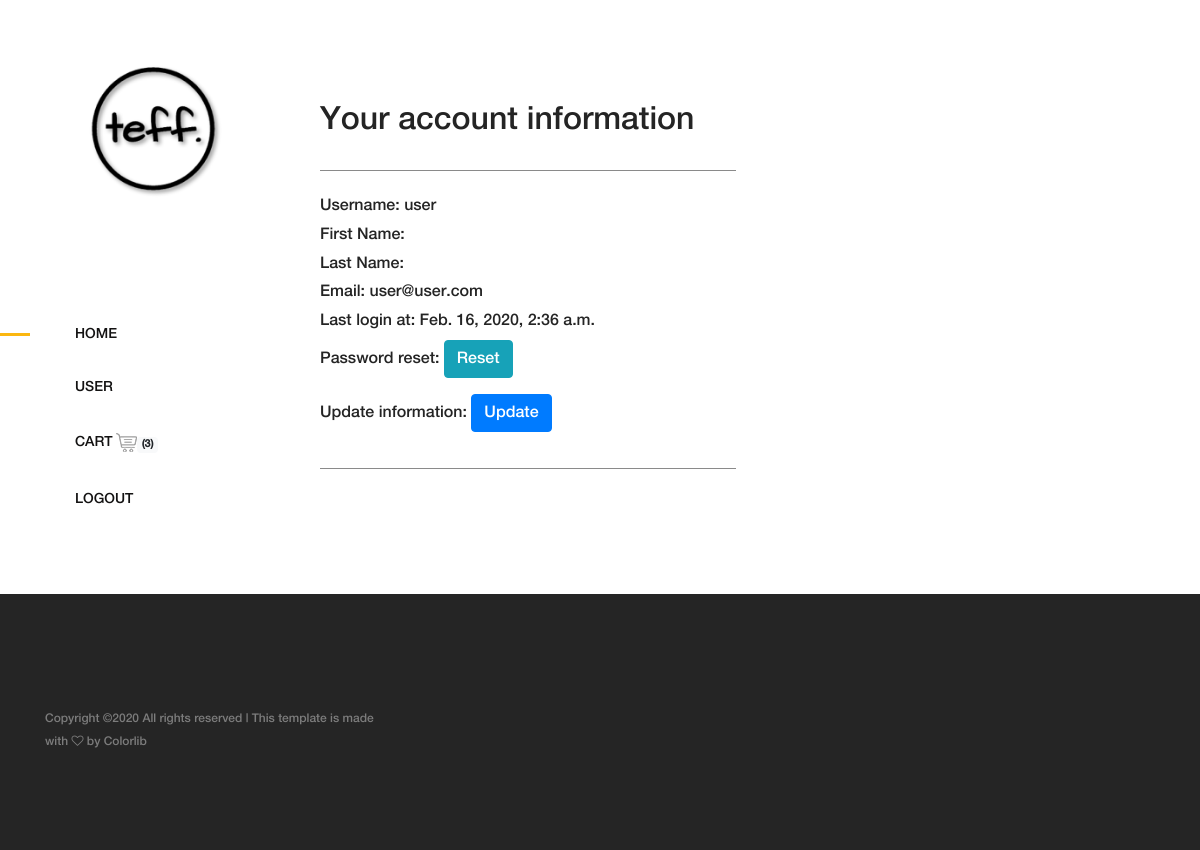
Before: /account/profile/ (signed in) with the older database file.
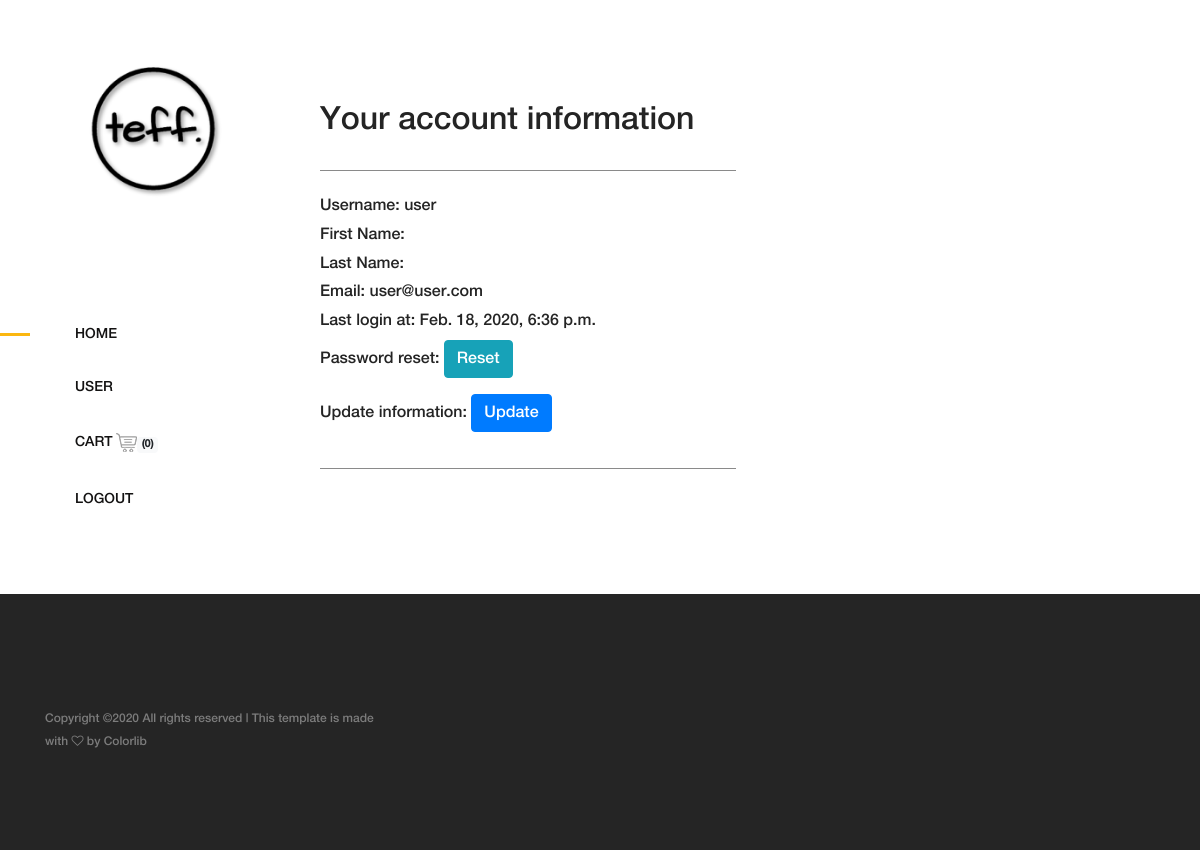
After: the same page with the newer database file.
### accounts/models.py (models this page shows)
class MyUser(AbstractUser):
    pass

### cart/models.py (models this page shows)
class Cart_product_intermediary(models.Model):
    product = models.ForeignKey(Product, on_delete=models.CASCADE)
    cart = models.ForeignKey(Cart, on_delete=models.CASCADE)
    quantity = models.IntegerField()

class Cart(models.Model):
    user = models.ForeignKey(User, on_delete=models.CASCADE)
    item = models.ManyToManyField(Product, through='Cart_product_intermediary')
    created = models.DateTimeField(auto_now_add=True)
    def __str__(self):
        return self.user.username

### accounts/views.py (the view)
# urls.py: path('profile/', profile, name='profile'),
@login_required
def profile(request):
    User = get_user_model()
    user = User.objects.get(email=request.user.email)
    return render(request, 'profile.html', {
        'user' : user
    })

### cart/templatetags/cart_tag.py (called while the page is built)
@register.filter
def cart_total(request):
    current_user = request
    current_user = str(current_user)
    carts = Cart_product_intermediary.objects.all()
    cart_items = []
    for item in carts:
        user = str(item.cart)
        if user == current_user:
            cart_items.append(user)
    if carts:
    	    return len(cart_items)
    else:
    	return 0

### accounts/templates/profile.html
{% extends 'base.html' %}
{% load static %}
{% block content %}
<div class="single-product-area section-padding-100 clearfix">
<h2>Your account information</h2>
<p>____________________________________________________</p>
<h6>Username: {{ user.username }}</h6>
<h6>First Name: {{ user.first_name }}</h6>
<h6>Last Name: {{ user.last_name }}</h6>
<h6>Email: {{ user.email }}</h6>
<h6>Last login at: {{ user.last_login }}</h6>
<h6>Password reset:    <a class="btn btn-info" href="/password_reset">Reset</a></p>
<h6>Update information:    <a class="btn btn-primary" href="{% url 'accountsapp:update' %}">Update</a></p>
</h6>
<p>____________________________________________________</p>
</div>
{% endblock %}

### products/templates/navbar.html (shortened to what this page needs)
{% load static %}
{% load cart_tag %}
<header class="header-area clearfix">
    <div class="logo">
        <a href="{% url 'mainapp:home' %}"><img src="{% static 'img/core-img/logo.png' %}" alt=""></a>
    </div>
    <nav class="amado-nav">
        <ul>
            <li class="active"><a href="{% url 'mainapp:home' %}">Home</a></li>
            {% if request.user.is_authenticated %}
            <li><a href="{% url 'accountsapp:profile' %}">{{ request.user.username }}</a></li>
            <li><a href="{% url 'cartapp:cart' %}">Cart <img src="{% static 'img/core-img/cart.png' %}" alt=""><span class="badge badge-light">({{ request.user| cart_total }})</span></a></li>
            <li><a href="{% url 'accountsapp:logout' %}">Logout</a></li>
            {% else %}
            <li><a href="{% url 'accountsapp:login' %}">Login</a></li>
            <li><a href="{% url 'accountsapp:register' %}">Register</a></li>
            {% endif %}
        </ul>
    </nav>
</header>

Changed rows visible on the page:
changed MyUser "user": user|cart_total "3" → "0"; last_login "Feb. 16, 2020, 2:36 a.m." → "Feb. 18, 2020, 6:36 p.m."
